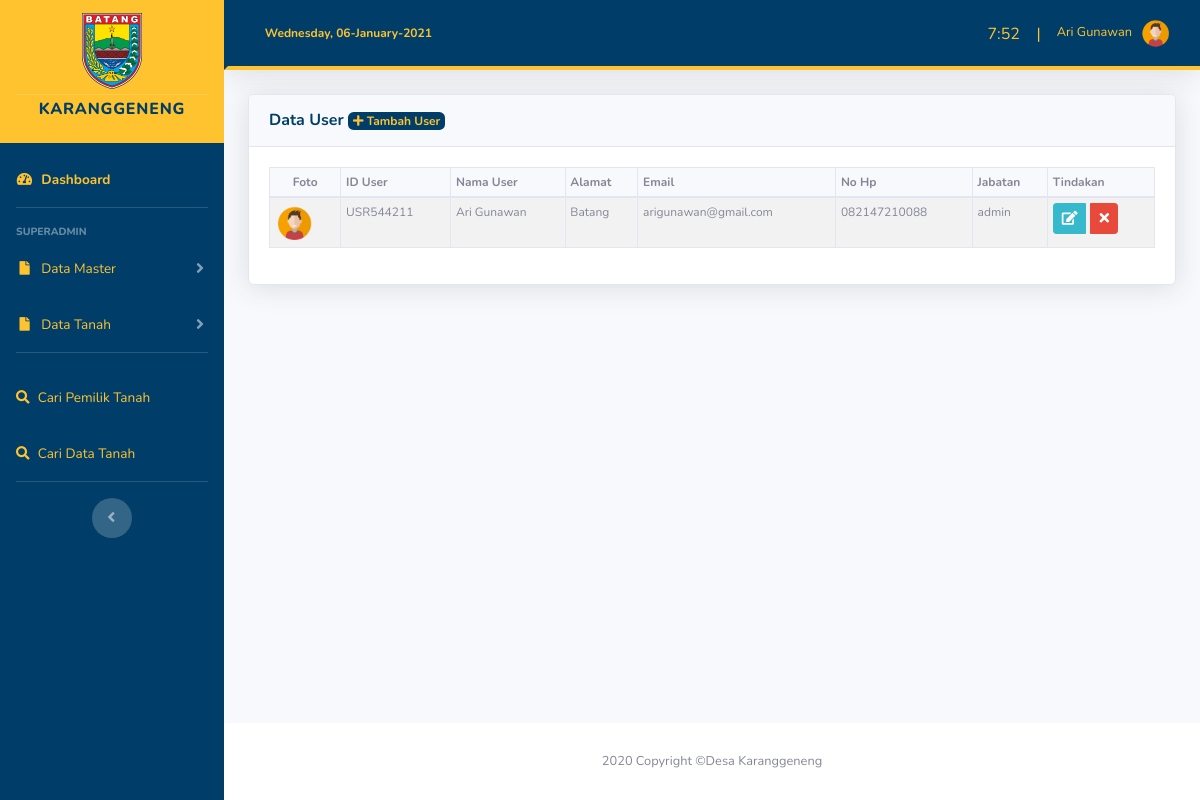
The app's page /datauser.php (signed in) with its own data.
### tables this page shows
CREATE TABLE `tb_user` (
  `id_user` varchar(25) NOT NULL,
  `nama` varchar(255) NOT NULL,
  `alamat` text NOT NULL,
  `email` varchar(255) NOT NULL,
  `no_hp` varchar(15) NOT NULL,
  `jabatan` varchar(255) NOT NULL,
  `password` varchar(255) NOT NULL,
  `foto` text DEFAULT NULL,
  PRIMARY KEY (`id_user`)
);

### datauser.php (the view, shortened to what this page needs)
<!DOCTYPE html>
<html lang="en">
<?php
include 'komponen/header.php';
?>
<body id="page-top">
    <div id="wrapper">
        <?php include 'komponen/sidebar.php' ?>
        <div id="content-wrapper" class="d-flex flex-column">
            <div id="content">
                <?php include 'komponen/topbar.php' ?>
                <div class="container-fluid">
                    <div class="card shadow mb-4">
                        <div class="card-header py-3">
                            <h6 class="m-0 font-weight-bold text-primary">Data User <a href="" class="badge badge-primary text-warning badge-xs" data-toggle="modal" data-target="#tambahModal"><i class="fa fa-plus"></i> Tambah User</a></h6>
                        </div>
                        <div class="card-body">
                            <div class="table-responsive" style="font-size:12px">
                                <table class="table-sm table-bordered table table-bordered table-hover table-striped">
                                    <thead class="bg-light">
                                        <tr>
                                            <th class="header text-center">Foto</th>
                                            <th>ID&nbsp;User</th>
                                            <th>Nama&nbsp;User</th>
                                            <th>Alamat</th>
                                            <th>Email</th>
                                            <th>No&nbsp;Hp</th>
                                            <th>Jabatan</th>
                                            <th>Tindakan&nbsp;&nbsp;</th>
                                        </tr>
                                    </thead>
                                    <tbody>
                                        <?php
                                        include 'koneksi.php';
                                        $query = mysqli_query($conn, "SELECT * FROM tb_user");
                                        while ($data = mysqli_fetch_assoc($query)) {
                                            $id   = $data['id_user'];
                                            $ft   = $data['foto'];
                                            $nm   = $data['nama'];
                                            $alm  = $data['alamat'];
                                            $eml  = $data['email'];
                                            $nohp = $data['no_hp'];
                                            $jb   = $data['jabatan'];
                                        ?>
                                            <tr>
                                                <td><a href="img/user/<?= $ft ?>"><img src="img/user/<?= $ft ?>" alt="" width="40" height="40"></a></td>
                                                <td><?= $id ?></td>
                                                <td><?= $nm ?></td>
                                                <td><?= $alm ?></td>
                                                <td><?= $eml ?></td>
                                                <td><?= $nohp ?></td>
                                                <td><?= $jb; ?></td>
                                                <td>
                                                    <div class="btn-group" role="group" aria-label="Basic example">
                                                        <a href="#" data-toggle="modal" data-target="#editModal" data-id="<?= $id; ?>" class="btn btn-info btn-sm d-inline-block"><i class="fa fa-edit"></i></a><a href="aksi/deleteuser.php?id=<?= $id; ?>" onclick="return confirm('Anda yakin mau menghapus data ini ?')" class="btn btn-danger btn-sm ml-1 d-inline-block"><i class=" fa fa-times"></i></a>
                                                    </div>
                                                </td>
                                            </tr>
                                        <?php } ?>
                                    </tbody>
                                </table>
                            </div>
                        </div>
                    </div>
                </div>
            </div>
            <?php include 'komponen/footer.php' ?>
</body>
</html>

### records on screen
tb_user: foto (picture), id_user "USR544211", nama "Ari Gunawan", alamat "Batang", email "arigunawan@gmail.com", no_hp "082147210088", jabatan "admin"

### other values on screen
$sesen_nama "Ari Gunawan"
